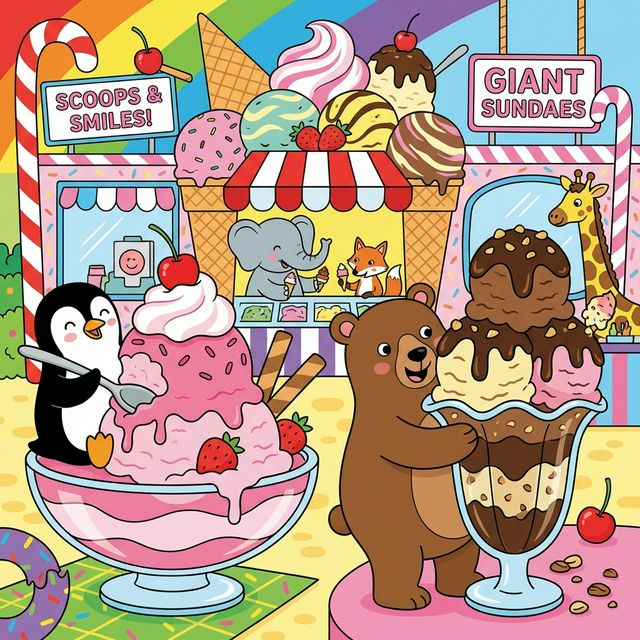
#> input picture assets/stage10_left.png, 640 x 640 px
$ python -i generate_diffs.py   (imports and definitions only)
#> lines starting #> are read from the running program, lines starting #| are printed output that depends on the picture
#> further down, picture is the input picture: PIL image 640x640 RGB; mean R, G, B 180.2, 154.7, 136.1
import os
from PIL import Image

stages = {
    15: [
        {"id": 1, "x": 58.0, "y": 82.2, "w": 9.4, "h": 9.4},
        {"id": 2, "x": 38.5, "y": 71.0, "w": 7.8, "h": 7.8},
        {"id": 3, "x": 44.4, "y": 14.7, "w": 11.9, "h": 11.9}
    ],
    16: [
        {"id": 1, "x": 43.6, "y": 56.2, "w": 8.1, "h": 8.1},
        {"id": 2, "x": 68.4, "y": 87.5, "w": 11.2, "h": 11.2},
        {"id": 3, "x": 76.3, "y": 65.9, "w": 9.1, "h": 9.1}
    ],
    17: [
        {"id": 1, "x": 13.4, "y": 14.1, "w": 10.3, "h": 10.3},
        {"id": 2, "x": 42.8, "y": 23.9, "w": 6.2, "h": 6.2},
        {"id": 3, "x": 55.2, "y": 52.3, "w": 10.3, "h": 10.3},
        {"id": 4, "x": 32.2, "y": 47.0, "w": 10.6, "h": 10.6}
    ],
    18: [
        {"id": 1, "x": 85.1, "y": 73.7, "w": 9.1, "h": 9.1},
        {"id": 2, "x": 77.7, "y": 79.5, "w": 10.3, "h": 10.3},
        {"id": 3, "x": 71.3, "y": 86.5, "w": 6.6, "h": 6.6}
    ],
    19: [
        {"id": 1, "x": 30.8, "y": 70.3, "w": 8.1, "h": 8.1},
        {"id": 2, "x": 44.1, "y": 15.5, "w": 7.2, "h": 7.2},
        {"id": 3, "x": 73.4, "y": 83.0, "w": 7.2, "h": 7.2},
        {"id": 4, "x": 50.5, "y": 39.8, "w": 6.2, "h": 6.2},
        {"id": 5, "x": 52.0, "y": 27.2, "w": 6.9, "h": 6.9}
    ],
    20: [
        {"id": 1, "x": 45.6, "y": 26.6, "w": 11.9, "h": 11.9},
        {"id": 2, "x": 43.0, "y": 59.5, "w": 12.2, "h": 12.2},
        {"id": 3, "x": 59.6, "y": 72.7, "w": 7.2, "h": 7.2},
        {"id": 4, "x": 77.3, "y": 89.0, "w": 7.8, "h": 7.8}
    ],
    21: [
        {"id": 1, "x": 78.6, "y": 34.7, "w": 10.6, "h": 10.6},
        {"id": 2, "x": 82.8, "y": 84.4, "w": 12.5, "h": 12.5},
        {"id": 3, "x": 23.8, "y": 47.9, "w": 12.2, "h": 12.2}
    ],
    22: [
        {"id": 1, "x": 61.4, "y": 90.8, "w": 11.2, "h": 11.2},
        {"id": 2, "x": 37.0, "y": 73.4, "w": 7.2, "h": 7.2},
        {"id": 3, "x": 39.1, "y": 17.4, "w": 7.8, "h": 7.8},
        {"id": 4, "x": 79.7, "y": 33.8, "w": 6.2, "h": 6.2},
        {"id": 5, "x": 87.2, "y": 76.9, "w": 11.9, "h": 11.9}
    ],
    23: [
        {"id": 1, "x": 32.3, "y": 35.6, "w": 6.9, "h": 6.9},
        {"id": 2, "x": 44.9, "y": 53.7, "w": 8.4, "h": 8.4},
        {"id": 3, "x": 34.5, "y": 26.8, "w": 12.2, "h": 12.2},
        {"id": 4, "x": 41.4, "y": 25.2, "w": 8.1, "h": 8.1}
    ],
    24: [
        {"id": 1, "x": 90.6, "y": 54.1, "w": 8.8, "h": 8.8},
        {"id": 2, "x": 16.6, "y": 50.1, "w": 9.1, "h": 9.1},
        {"id": 3, "x": 53.0, "y": 20.3, "w": 11.2, "h": 11.2},
        {"id": 4, "x": 25.4, "y": 67.3, "w": 10.9, "h": 10.9},
        {"id": 5, "x": 31.6, "y": 38.8, "w": 9.4, "h": 9.4}
    ],
    25: [
        {"id": 1, "x": 86.3, "y": 58.8, "w": 9.7, "h": 9.7},
        {"id": 2, "x": 33.6, "y": 17.0, "w": 7.5, "h": 7.5},
        {"id": 3, "x": 21.6, "y": 40.8, "w": 6.9, "h": 6.9}
    ],
    26: [
        {"id": 1, "x": 59.8, "y": 39.5, "w": 8.8, "h": 8.8},
        {"id": 2, "x": 81.4, "y": 49.2, "w": 6.9, "h": 6.9},
        {"id": 3, "x": 64.1, "y": 74.8, "w": 11.6, "h": 11.6},
        {"id": 4, "x": 75.2, "y": 61.7, "w": 8.8, "h": 8.8}
    ],
    27: [
        {"id": 1, "x": 49.5, "y": 29.8, "w": 11.9, "h": 11.9},
        {"id": 2, "x": 75.6, "y": 72.0, "w": 7.5, "h": 7.5},
        {"id": 3, "x": 79.3, "y": 27.3, "w": 10.3, "h": 10.3}
    ],
    28: [
        {"id": 1, "x": 27.0, "y": 13.1, "w": 8.8, "h": 8.8},
        {"id": 2, "x": 23.7, "y": 16.3, "w": 8.4, "h": 8.4},
        {"id": 3, "x": 13.0, "y": 33.8, "w": 9.1, "h": 9.1},
        {"id": 4, "x": 65.4, "y": 19.9, "w": 7.8, "h": 7.8},
        {"id": 5, "x": 88.4, "y": 83.8, "w": 10.9, "h": 10.9}
    ],
    29: [
        {"id": 1, "x": 72.0, "y": 49.3, "w": 9.7, "h": 9.7},
        {"id": 2, "x": 37.6, "y": 59.3, "w": 12.2, "h": 12.2},
        {"id": 3, "x": 45.1, "y": 21.2, "w": 10.3, "h": 10.3},
        {"id": 4, "x": 29.8, "y": 33.9, "w": 7.5, "h": 7.5},
        {"id": 5, "x": 35.2, "y": 20.4, "w": 9.1, "h": 9.1}
    ],
    30: [
        {"id": 1, "x": 48.4, "y": 49.8, "w": 10.3, "h": 10.3},
        {"id": 2, "x": 52.1, "y": 33.0, "w": 7.2, "h": 7.2},
        {"id": 3, "x": 79.8, "y": 36.6, "w": 9.7, "h": 9.7}
    ]
}

def swap_channels(img_patch):
    if img_patch.mode == 'RGBA':
        r, g, b, a = img_patch.split()
        return Image.merge('RGBA', (g, b, r, a))
    elif img_patch.mode == 'RGB':
        r, g, b = img_patch.split()
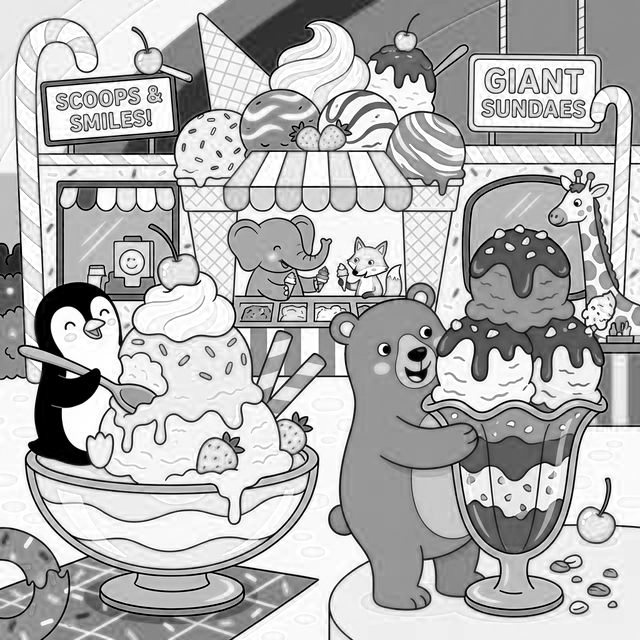
#> r: PIL image 640x640 L; min 0, max 255, mean 180.2
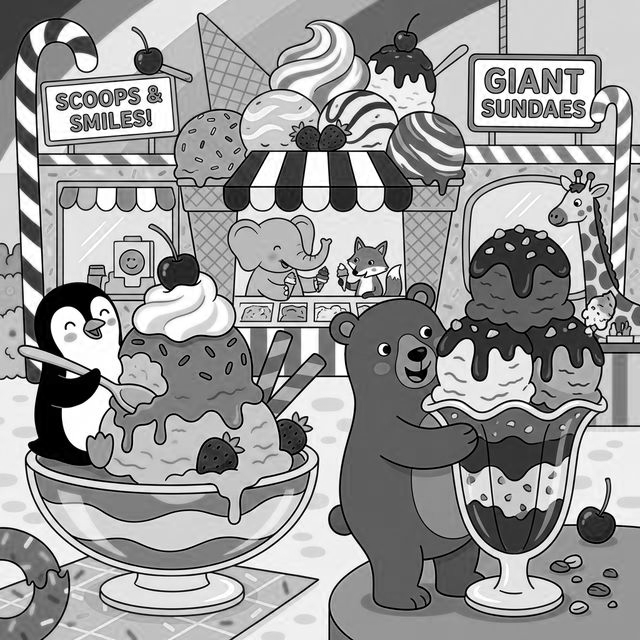
#> g: PIL image 640x640 L; min 0, max 255, mean 154.7
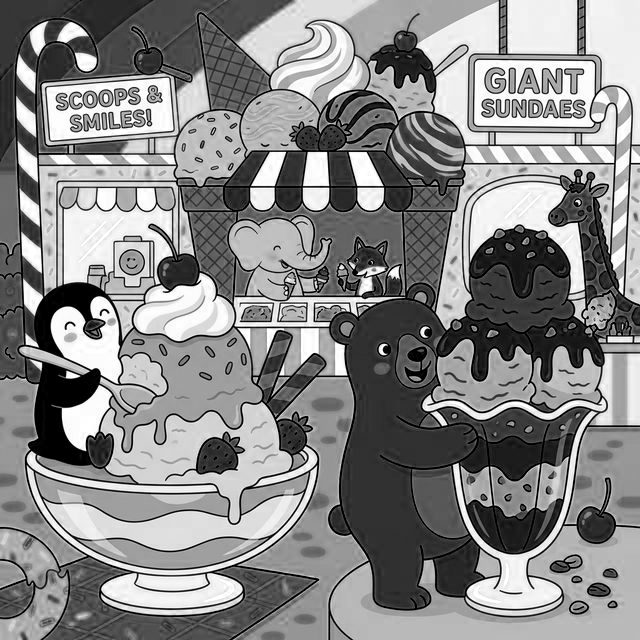
#> b: PIL image 640x640 L; min 0, max 255, mean 136.1
        return Image.merge('RGB', (g, b, r))
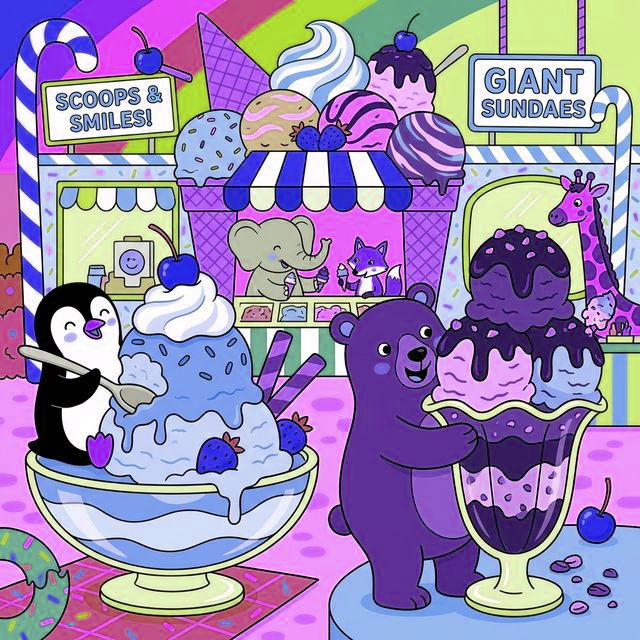
#> returned value: PIL image 640x640 RGB; mean R, G, B 154.7, 136.1, 180.2
    return img_patch

# [42 lines not run here, left out]

>>> from PIL import Image
>>> picture = Image.open('assets/stage10_left.png')
>>> result = swap_channels(picture)

$ run again, on assets/stage14_left.png
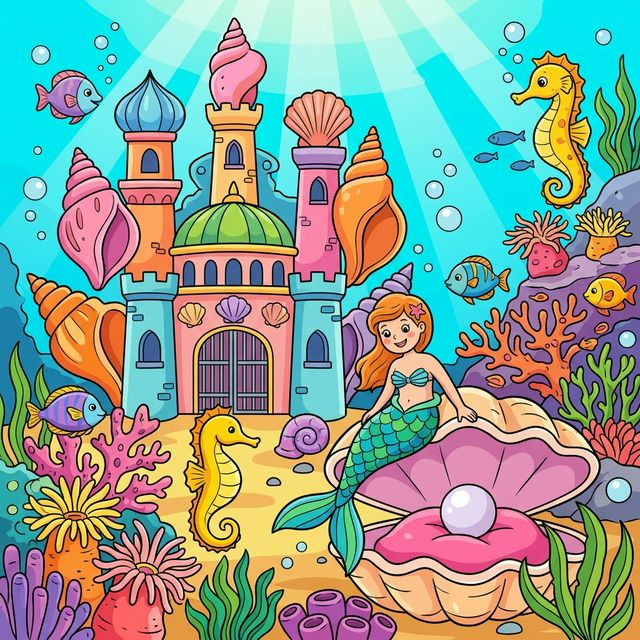
#> input picture assets/stage14_left.png, 640 x 640 px
#> picture is the input picture: PIL image 640x640 RGB; mean R, G, B 136.7, 160.3, 146.5
#> in swap_channels, `r, g, b = img_patch.split()`:
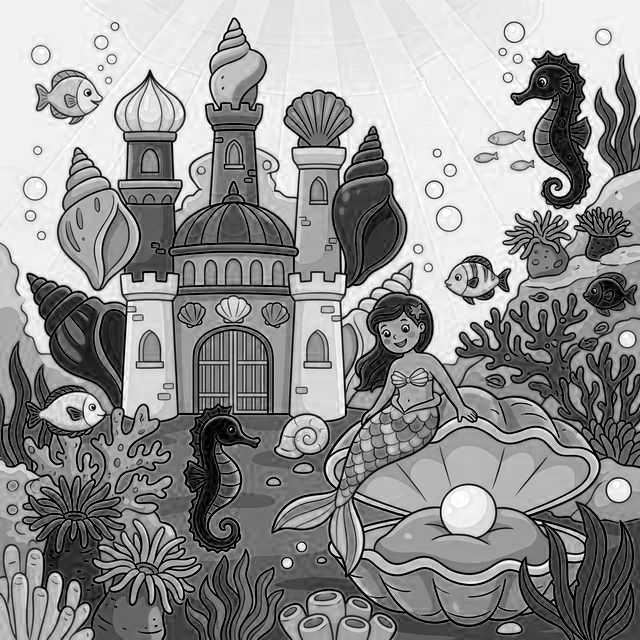
#> b: PIL image 640x640 L; min 0, max 255, mean 146.5
#> in swap_channels, `return Image.merge('RGB', (g, b, r))`:
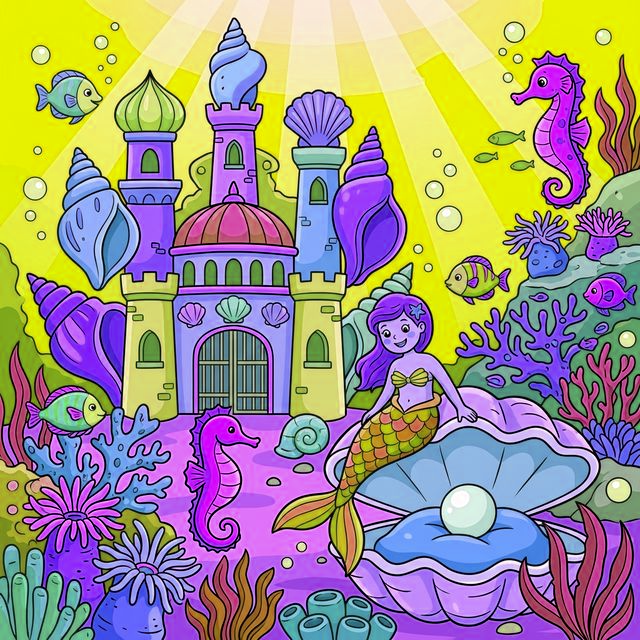
#> returned value: PIL image 640x640 RGB; mean R, G, B 160.3, 146.5, 136.7

$ run again, on assets/stage15_left.png
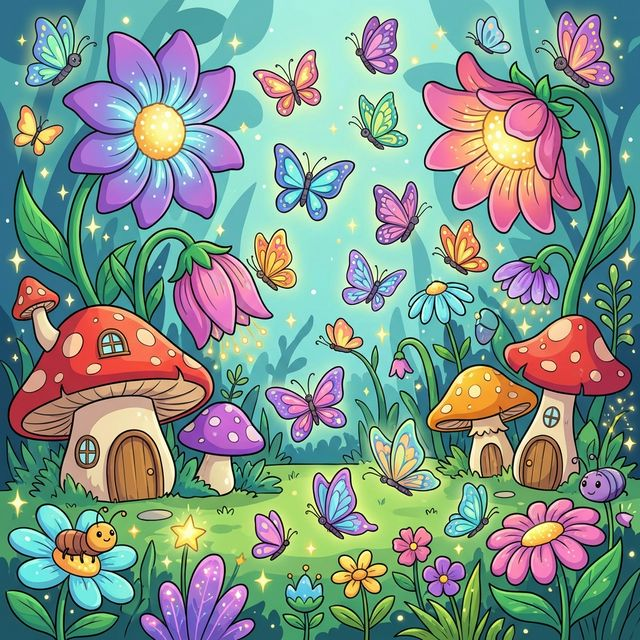
#> input picture assets/stage15_left.png, 640 x 640 px
#> picture is the input picture: PIL image 640x640 RGB; mean R, G, B 127.8, 150.5, 140
#> in swap_channels, `r, g, b = img_patch.split()`:
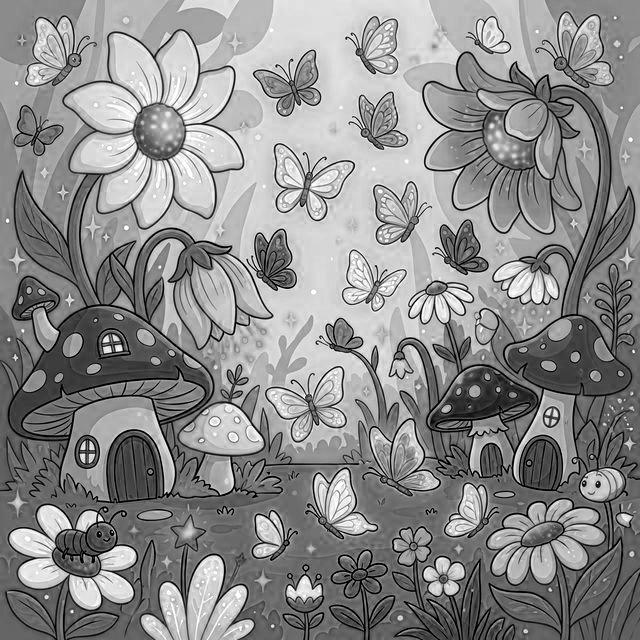
#> b: PIL image 640x640 L; min 0, max 255, mean 140
#> in swap_channels, `return Image.merge('RGB', (g, b, r))`:
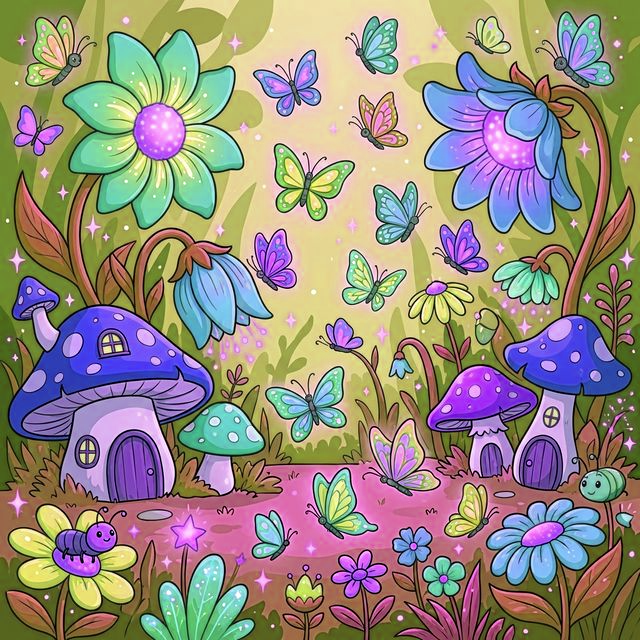
#> returned value: PIL image 640x640 RGB; mean R, G, B 150.5, 140, 127.8

$ run again, on assets/stage16_left.png
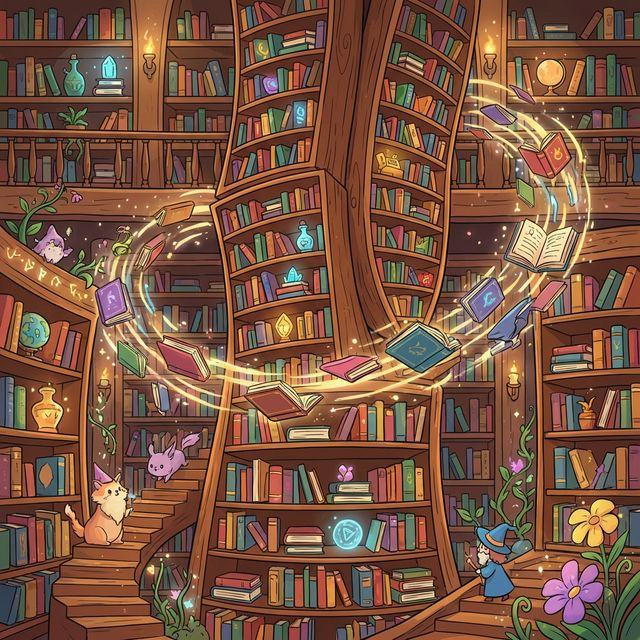
#> input picture assets/stage16_left.png, 640 x 640 px
#> picture is the input picture: PIL image 640x640 RGB; mean R, G, B 122.5, 84.8, 64
#> in swap_channels, `r, g, b = img_patch.split()`:
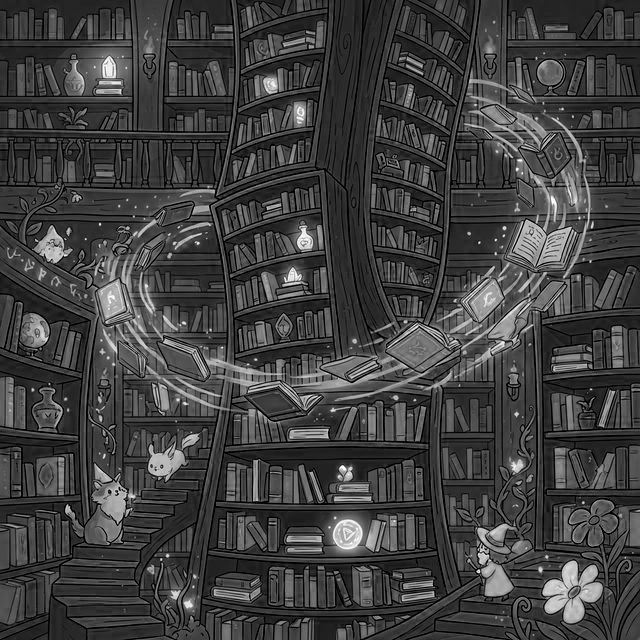
#> b: PIL image 640x640 L; min 0, max 255, mean 64
#> in swap_channels, `return Image.merge('RGB', (g, b, r))`:
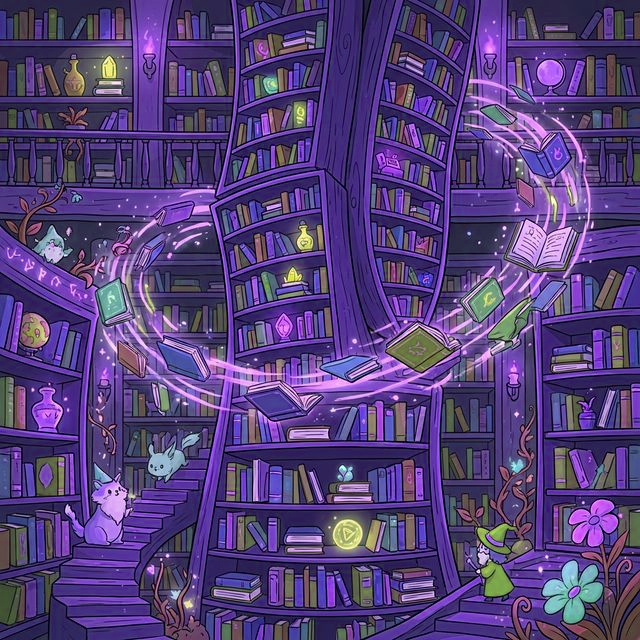
#> returned value: PIL image 640x640 RGB; mean R, G, B 84.8, 64, 122.5
